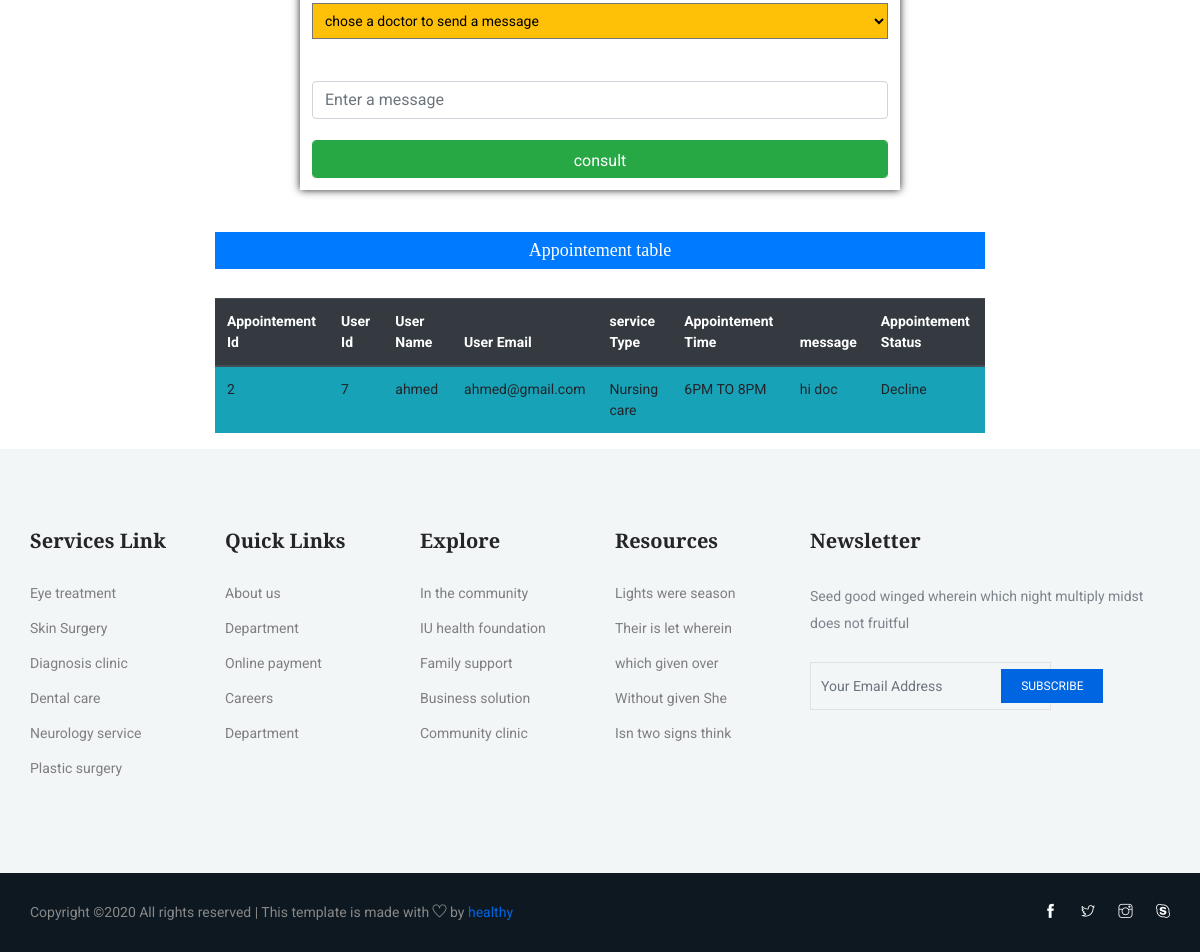
Page /views/profile.php (signed in, lower part) on the earlier database version.
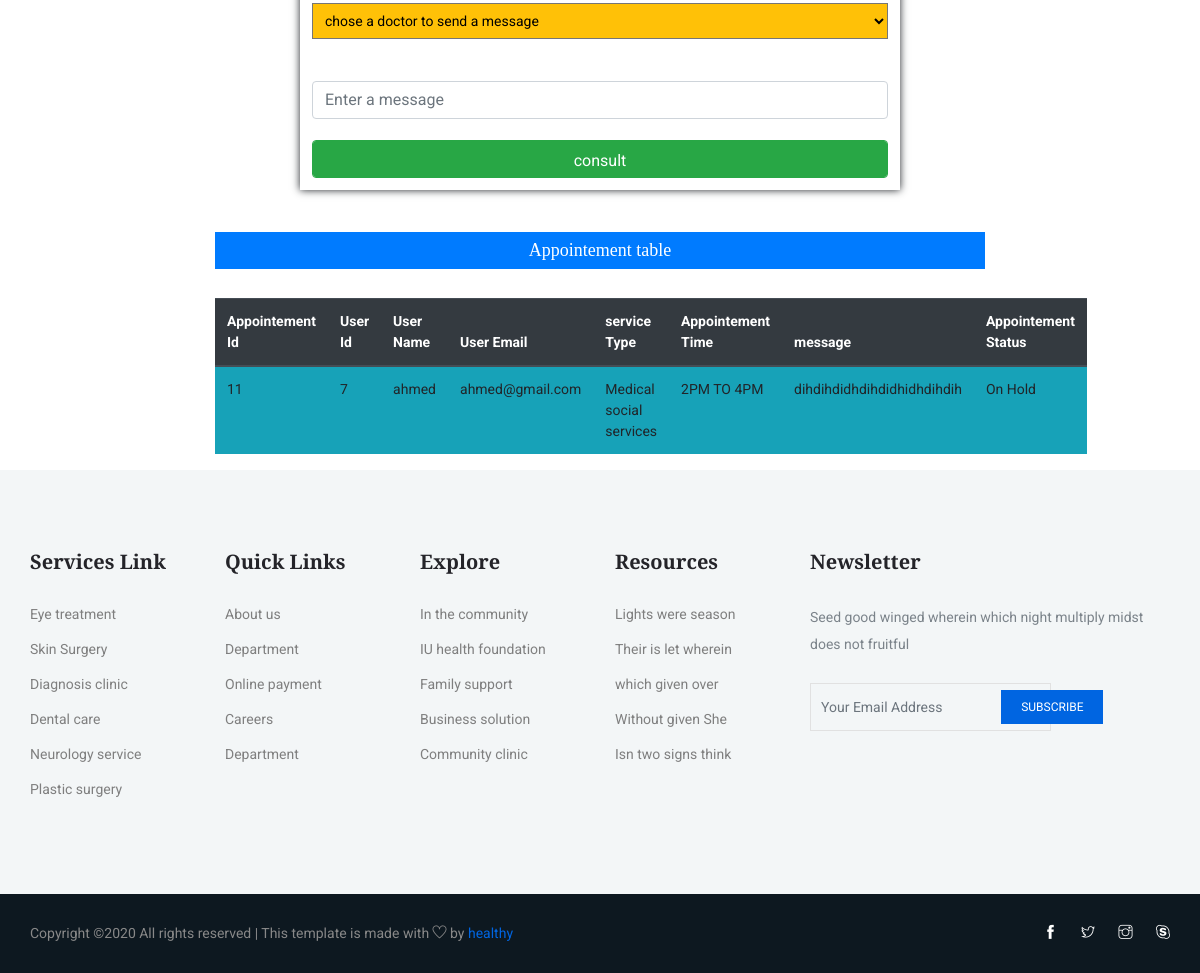
Same page on the later database version.
### tables this page shows
CREATE TABLE `appointment` (
  `appointment_id` int(11) NOT NULL,
  `user_id` int(11) NOT NULL,
  `doctor_id` int(11) NOT NULL,
  `user_name` varchar(100) NOT NULL,
  `user_email` varchar(100) NOT NULL,
  `service_type` varchar(250) NOT NULL,
  `time` varchar(50) NOT NULL,
  `message` varchar(250) NOT NULL,
  `appointement_status` varchar(50) NOT NULL
);

### views/profile.php (the view, shortened to what the changed rows need)
<?php
   $conn = new Appointement();
?>
<!DOCTYPE html>
<html lang="en">
<head>
    <link rel="stylesheet" href="../assests/css/bootstrap.min.css">
    <link rel="stylesheet" href="../assests/css/animate.css">
    <link rel="stylesheet" href="../assests/css/owl.carousel.min.css">
    <link rel="stylesheet" href="../assests/css/themify-icons.css">
    <link rel="stylesheet" href="../assests/css/flaticon.css">
    <link rel="stylesheet" href="../assests/css/magnific-popup.css">
    <link rel="stylesheet" href="../assests/css/nice-select.css">
    <link rel="stylesheet" href="../assests/css/slick.css">
    <link rel="stylesheet" href="../assests/css/style.css">
    <link rel="stylesheet" href="../assests/css/profile.css">
</head>
<body>
    <br><br>
<br><br>
<div class="col-md-8" style="margin: auto;">
        <?php
            $user_id = $_SESSION['user_id'];
            $con = $conn->connect();
            $sql="SELECT * FROM `appointment` WHERE user_id = '$user_id' ";
            $stm=$con->prepare($sql);
            $stm->execute();
            $result=$stm->get_result();
        ?>
			<br>
		  <table class="table mr-4 bg-info ">
			<thead class="thead-dark">
				<tr>
                    <th>Appointement Id</th>
                    <th>User Id</th>
					<th>User Name</th>
					<th>User Email</th>
                    <th>service Type</th>
                    <th>Appointement Time</th>
                    <th>message</th>
                    <th>Appointement Status</th>
				</tr>
			</thead>
			<tbody class="tbody-dark">
			<?php while($row=$result->fetch_assoc()){ ?>
				<tr>
                    <td><?=$row['appointment_id'];?></td>
					<td><?=$row['user_id'];?></td>
					<td><?=$row['user_name'];?></td>
                    <td><?=$row['user_email'];?></td>
                    <td><?=$row['service_type'];?></td>
                    <td><?=$row['time'];?></td>
                    <td><?=$row['message'];?></td>
                    <td><?=$row['appointement_status'];?></td>
				<?php } ?>
			</tbody>
          </table>
</div>
</body>
</body>
</html>

Differences in the rows shown:
no longer on this page (row edited): appointment: appointment_id "2", user "7", user_name "ahmed", user_email "ahmed@gmail.com", service_type "Nursing care", time "6PM TO 8PM", message "hi doc", appointement_status "Decline"
now on this page (row edited): appointment: appointment_id "11", user "7", user_name "ahmed", user_email "ahmed@gmail.com", service_type "Medical social services", time "2PM TO 4PM", message "dihdihdidhdihdidhidhdihdih", appointement_status "On Hold"
